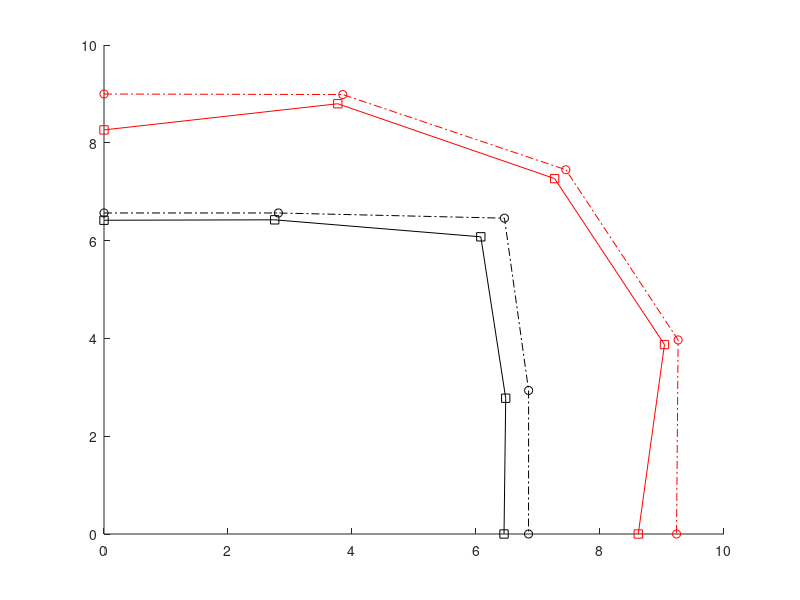

Write the MATLAB code that produced this figure.
load('mobile.mat');
hold on;
plot(Avg_R2.*miu_vec,Avg_R2.*(1-miu_vec),'-.ro');
plot(Avg_R4.*miu_vec,Avg_R4.*(1-miu_vec),'-.ko');
plot(Avg_R1.*miu_vec,Avg_R1.*(1-miu_vec),'-rsquare');
plot(Avg_R3.*miu_vec,Avg_R3.*(1-miu_vec),'-ksquare');

